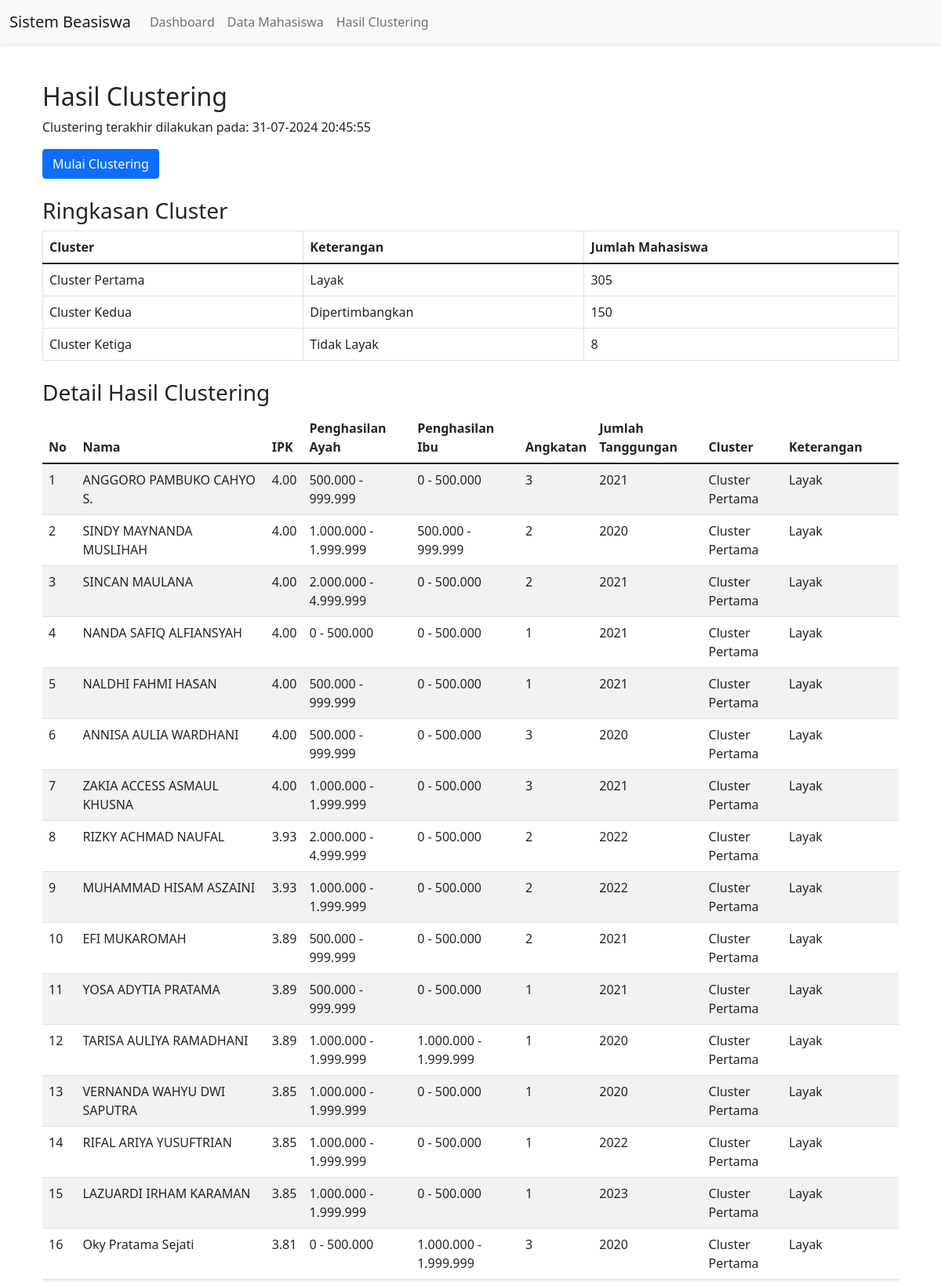
Screenshot of /hasil_clustering.php (upper part) with the database file from the repository.
### tables this page shows
CREATE TABLE `mahasiswa` (
  `id` int(11) NOT NULL,
  `nama` varchar(255) NOT NULL,
  `ipk` float NOT NULL,
  `penghasilan_ayah` enum('0 - 500.000','500.000 - 999.999','1.000.000 - 1.999.999','2.000.000 - 4.999.999','> 5.000.000') DEFAULT NULL,
  `penghasilan_ibu` enum('0 - 500.000','500.000 - 999.999','1.000.000 - 1.999.999','2.000.000 - 4.999.999','> 5.000.000') DEFAULT NULL,
  `angkatan` varchar(10) NOT NULL,
  `jumlah_tanggungan` int(11) DEFAULT NULL
);

CREATE TABLE `cluster` (
  `id` int(11) NOT NULL,
  `nama` varchar(50) NOT NULL,
  `keterangan` varchar(50) NOT NULL,
  `code` varchar(2) NOT NULL
);

### functions/clustering_functions.php (called while the page is built, shortened)
<?php
function getClusteringResults($pdo) {
    $sql = "SELECT m.id, m.nama, m.ipk, m.penghasilan_ayah, m.penghasilan_ibu, m.angkatan, m.jumlah_tanggungan, c.nama as cluster_nama, c.keterangan
            FROM mahasiswa m
            JOIN hasil_clustering hc ON m.id = hc.mahasiswa_id
            JOIN cluster c ON hc.cluster_id = c.id
            ORDER BY c.id, m.ipk DESC";
    $stmt = $pdo->query($sql);
    $results = $stmt->fetchAll(PDO::FETCH_ASSOC);
    return $results;
}
function getLastClusteringDate($pdo) {
    $stmt = $pdo->query("SELECT MAX(tanggal_clustering) as last_date FROM hasil_clustering");
    $result = $stmt->fetch(PDO::FETCH_ASSOC);
    return $result['last_date'] ? date('d-m-Y H:i:s', strtotime($result['last_date'])) : 'Belum ada clustering';
}
function getClusterSummary($pdo) {
    $sql = "SELECT c.nama, c.keterangan, COUNT(hc.mahasiswa_id) as count
            FROM cluster c
            LEFT JOIN hasil_clustering hc ON c.id = hc.cluster_id
            GROUP BY c.id
            ORDER BY c.id";
    $stmt = $pdo->query($sql);
    return $stmt->fetchAll(PDO::FETCH_ASSOC);
}

### hasil_clustering.php (the view, shortened to what this page needs)
<?php
require_once 'config/database.php';
require_once 'functions/clustering_functions.php';
include 'includes/header.php';
$hasil_clustering = getClusteringResults($pdo);
$cluster_summary = getClusterSummary($pdo);
$last_clustering_date = getLastClusteringDate($pdo);
?>
<div class="container mt-4">
    <h2>Hasil Clustering</h2>
    <div class="mb-4">
        <p>Clustering terakhir dilakukan pada: <?php echo $last_clustering_date; ?></p>
        <form method="POST">
            <button type="submit" name="start_clustering" class="btn btn-primary">Mulai Clustering</button>
        </form>
    </div>
    <h3>Ringkasan Cluster</h3>
    <table class="table table-bordered mb-4">
        <thead>
            <tr>
                <th>Cluster</th>
                <th>Keterangan</th>
                <th>Jumlah Mahasiswa</th>
            </tr>
        </thead>
        <tbody>
            <?php foreach ($cluster_summary as $summary): ?>
            <tr>
                <td><?php echo htmlspecialchars($summary['nama']); ?></td>
                <td><?php echo htmlspecialchars($summary['keterangan']); ?></td>
                <td><?php echo $summary['count']; ?></td>
            </tr>
            <?php endforeach; ?>
        </tbody>
    </table>
    <h3>Detail Hasil Clustering</h3>
    <table class="table table-striped">
    <thead>
        <tr>
            <th>No</th>
            <th>Nama</th>
            <th>IPK</th>
            <th>Penghasilan Ayah</th>
            <th>Penghasilan Ibu</th>
            <th>Angkatan</th>
            <th>Jumlah Tanggungan</th>
            <th>Cluster</th>
            <th>Keterangan</th>
        </tr>
    </thead>
    <tbody>
        <?php
        $no = 1;
        foreach ($hasil_clustering as $hasil):
        ?>
        <tr>
            <td><?php echo $no++; ?></td>
            <td><?php echo htmlspecialchars($hasil['nama'] ?? ''); ?></td>
            <td><?php echo number_format($hasil['ipk'] ?? 0, 2); ?></td>
            <td><?php echo htmlspecialchars($hasil['penghasilan_ayah'] ?? ''); ?></td>
            <td><?php echo htmlspecialchars($hasil['penghasilan_ibu'] ?? ''); ?></td>
            <td><?php echo htmlspecialchars($hasil['angkatan'] ?? ''); ?></td>
            <td><?php echo $hasil['jumlah_tanggungan'] ?? 'N/A'; ?></td>
            <td><?php echo htmlspecialchars($hasil['cluster_nama'] ?? ''); ?></td>
            <td><?php echo htmlspecialchars($hasil['keterangan'] ?? ''); ?></td>
        </tr>
        <?php endforeach; ?>
    </tbody>
</table>
</div>
<?php include 'includes/footer.php'; ?>

### assets/css/style.css (style rules this page uses)
body { min-height: 100vh; display: flex; flex-direction: column; }
.container { flex: 1; }

### rows the page displays
mahasiswa: nama "ANGGORO PAMBUKO CAHYO S.", ipk "4.00", penghasilan_ayah "500.000 - 999.999", penghasilan_ibu "0 - 500.000", angkatan "3", jumlah_tanggungan "2021", cluster.nama "Cluster Pertama", cluster.keterangan "Layak"
mahasiswa: nama "SINDY MAYNANDA MUSLIHAH", ipk "4.00", penghasilan_ayah "1.000.000 - 1.999.999", penghasilan_ibu "500.000 - 999.999", angkatan "2", jumlah_tanggungan "2020", cluster.nama "Cluster Pertama", cluster.keterangan "Layak"
mahasiswa: nama "SINCAN MAULANA", ipk "4.00", penghasilan_ayah "2.000.000 - 4.999.999", penghasilan_ibu "0 - 500.000", angkatan "2", jumlah_tanggungan "2021", cluster.nama "Cluster Pertama", cluster.keterangan "Layak"
mahasiswa: nama "NANDA SAFIQ ALFIANSYAH", ipk "4.00", penghasilan_ayah "0 - 500.000", penghasilan_ibu "0 - 500.000", angkatan "1", jumlah_tanggungan "2021", cluster.nama "Cluster Pertama", cluster.keterangan "Layak"
mahasiswa: nama "NALDHI FAHMI HASAN", ipk "4.00", penghasilan_ayah "500.000 - 999.999", penghasilan_ibu "0 - 500.000", angkatan "1", jumlah_tanggungan "2021", cluster.nama "Cluster Pertama", cluster.keterangan "Layak"
mahasiswa: nama "ANNISA AULIA WARDHANI", ipk "4.00", penghasilan_ayah "500.000 - 999.999", penghasilan_ibu "0 - 500.000", angkatan "3", jumlah_tanggungan "2020", cluster.nama "Cluster Pertama", cluster.keterangan "Layak"
mahasiswa: nama "ZAKIA ACCESS ASMAUL KHUSNA", ipk "4.00", penghasilan_ayah "1.000.000 - 1.999.999", penghasilan_ibu "0 - 500.000", angkatan "3", jumlah_tanggungan "2021", cluster.nama "Cluster Pertama", cluster.keterangan "Layak"
mahasiswa: nama "RIZKY ACHMAD NAUFAL", ipk "3.93", penghasilan_ayah "2.000.000 - 4.999.999", penghasilan_ibu "0 - 500.000", angkatan "2", jumlah_tanggungan "2022", cluster.nama "Cluster Pertama", cluster.keterangan "Layak"
mahasiswa: nama "MUHAMMAD HISAM ASZAINI", ipk "3.93", penghasilan_ayah "1.000.000 - 1.999.999", penghasilan_ibu "0 - 500.000", angkatan "2", jumlah_tanggungan "2022", cluster.nama "Cluster Pertama", cluster.keterangan "Layak"
mahasiswa: nama "EFI MUKAROMAH", ipk "3.89", penghasilan_ayah "500.000 - 999.999", penghasilan_ibu "0 - 500.000", angkatan "2", jumlah_tanggungan "2021", cluster.nama "Cluster Pertama", cluster.keterangan "Layak"
mahasiswa: nama "YOSA ADYTIA PRATAMA", ipk "3.89", penghasilan_ayah "500.000 - 999.999", penghasilan_ibu "0 - 500.000", angkatan "1", jumlah_tanggungan "2021", cluster.nama "Cluster Pertama", cluster.keterangan "Layak"
mahasiswa: nama "TARISA AULIYA RAMADHANI", ipk "3.89", penghasilan_ayah "1.000.000 - 1.999.999", penghasilan_ibu "1.000.000 - 1.999.999", angkatan "1", jumlah_tanggungan "2020", cluster.nama "Cluster Pertama", cluster.keterangan "Layak"
mahasiswa: nama "VERNANDA WAHYU DWI SAPUTRA", ipk "3.85", penghasilan_ayah "1.000.000 - 1.999.999", penghasilan_ibu "0 - 500.000", angkatan "1", jumlah_tanggungan "2020", cluster.nama "Cluster Pertama", cluster.keterangan "Layak"
mahasiswa: nama "RIFAL ARIYA YUSUFTRIAN", ipk "3.85", penghasilan_ayah "1.000.000 - 1.999.999", penghasilan_ibu "0 - 500.000", angkatan "1", jumlah_tanggungan "2022", cluster.nama "Cluster Pertama", cluster.keterangan "Layak"
mahasiswa: nama "LAZUARDI IRHAM KARAMAN", ipk "3.85", penghasilan_ayah "1.000.000 - 1.999.999", penghasilan_ibu "0 - 500.000", angkatan "1", jumlah_tanggungan "2023", cluster.nama "Cluster Pertama", cluster.keterangan "Layak"
mahasiswa: nama "Oky Pratama Sejati", ipk "3.81", penghasilan_ayah "0 - 500.000", penghasilan_ibu "1.000.000 - 1.999.999", angkatan "3", jumlah_tanggungan "2020", cluster.nama "Cluster Pertama", cluster.keterangan "Layak"

### other values shown
$last_clustering_date "31-07-2024 20:45:55"
$summary['nama'] "Cluster Pertama"
$summary['keterangan'] "Layak"
$summary['count'] "305"
$summary['nama'] "Cluster Kedua"
$summary['keterangan'] "Dipertimbangkan"
$summary['count'] "150"
$summary['nama'] "Cluster Ketiga"
$summary['keterangan'] "Tidak Layak"
$summary['count'] "8"
